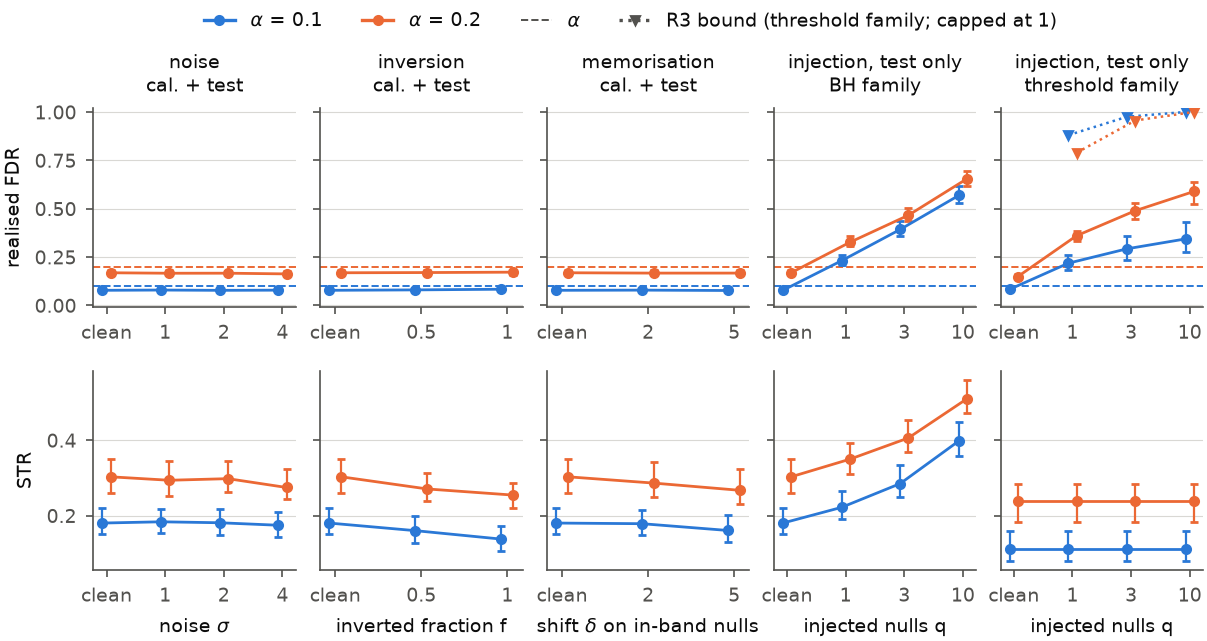

Here is the Python script that generated this plot:
#!/usr/bin/env python
"""Fig. 5 -- E4 stress tests on CF-TON (fused CRC-BH, M_fuse seed 0 trained on clean scores): realised FDR (top) and
STR (bottom) under s_LLM corruption applied to calibration AND test incidents (Gaussian noise sigma, inversion of a
fraction f, GT-dependent memorisation +delta on in-band nulls) and under TEST-ONLY injection of q nulls at the top
score (BH family vs score-threshold family, with the Remark R3 bound). Owner: P2-G.

  .venv/bin/python -I P2_CertiChain/figures/fig5_stress.py
"""
from __future__ import annotations

import sys
from pathlib import Path

import numpy as np
import polars as pl

sys.path.insert(0, str(Path(__file__).resolve().parent))
import _style as S  # noqa: E402
from certichain.eval import experiments as X  # noqa: E402

BASE = "S_TON.fuse_s0"
ALPHAS = (0.1, 0.2)


def point(path: str, metric: str) -> tuple[float, float, float]:
    df = pl.read_parquet(Path(path) / "per_split.parquet")
    v = float(df[metric].mean())
    b = X.read_bootstrap(Path(path), "main")
    if b and metric in b["metrics"]:
        return v, b["metrics"][metric]["lo"], b["metrics"][metric]["hi"]
    return v, np.nan, np.nan


def main() -> None:
    S.setup()
    import matplotlib.pyplot as plt
    from matplotlib.lines import Line2D
    idx = X.collect("E4")
    n4 = S.numbers("E4")
    panels = [("noise", [0, 1, 2, 4], "noise $\\sigma$", "noise\ncal. + test"),
              ("invert", [0, 0.5, 1], "inverted fraction f", "inversion\ncal. + test"),
              ("memorise", [0, 2, 5], "shift $\\delta$ on in-band nulls", "memorisation\ncal. + test"),
              ("inject_bh", [0, 1, 3, 10], "injected nulls q", "injection, test only\nBH family"),
              ("inject_st", [0, 1, 3, 10], "injected nulls q", "injection, test only\nthreshold family")]
    fig, axes = plt.subplots(2, 5, figsize=(S.DCOL, 3.0), sharey="row")
    for c, (kind, grid, xlabel, title) in enumerate(panels):
        axes[0, c].set_title(title, fontsize=7)
        for a in ALPHAS:
            col = S.ALPHA_COLORS[a]
            for r, metric in enumerate(("fdr", "str_mean")):
                xs, ys, los, his, bnd = [], [], [], [], []
                for j, v in enumerate(grid):
                    meth = "crc_st" if kind == "inject_st" else "crc_bh"
                    if v == 0:
                        sub = idx.filter((pl.col("scorer_id") == BASE) & pl.col("test_scorer_id").is_null()
                                         & (pl.col("method") == meth) & ((pl.col("alpha") - a).abs() < 1e-9))
                    elif kind.startswith("inject"):
                        sub = idx.filter((pl.col("scorer_id") == BASE) & (pl.col("test_scorer_id") == f"{BASE}__E4-inject-{v}")
                                         & (pl.col("method") == meth) & ((pl.col("alpha") - a).abs() < 1e-9))
                    else:
                        sub = idx.filter((pl.col("scorer_id") == f"{BASE}__E4-{kind}-{v:g}") & (pl.col("method") == meth)
                                         & ((pl.col("alpha") - a).abs() < 1e-9))
                    if not sub.height:
                        continue
                    m, lo, hi = point(sub["path"][0], metric)
                    xs.append(j)
                    ys.append(m)
                    los.append(lo)
                    his.append(hi)
                    if kind == "inject_st" and v > 0 and metric == "fdr":
                        e = n4.get(f"cf_ton|inject-{v}|crc_st|a={a}|r3_bound")
                        bnd.append((j, e["value"] if e else np.nan))
                ax = axes[r, c]
                xs, ys, los, his = map(np.asarray, (xs, ys, los, his))
                off = (-0.07 if a == 0.1 else 0.07)
                ax.errorbar(xs + off, ys, yerr=[ys - los, his - ys], fmt="-o", color=col, ms=3, lw=1.0, elinewidth=0.8,
                            capsize=1.5)
                if bnd:
                    bj, bv = zip(*bnd)
                    ax.plot(np.asarray(bj) + off, np.minimum(bv, 1.0), ls=":", marker="v", ms=3, color=col, lw=0.9)
                if r == 0:
                    S.alpha_line(ax, a, color=col)
        for r in range(2):
            ax = axes[r, c]
            ax.set_xticks(range(len(grid)))
            ax.set_xticklabels(["clean"] + [f"{g:g}" for g in grid[1:]], fontsize=7)
            ax.grid(axis="x", visible=False)
        axes[1, c].set_xlabel(xlabel, fontsize=7)
    axes[0, 0].set_ylabel("realised FDR")
    axes[1, 0].set_ylabel("STR")
    axes[0, 0].set_ylim(-0.01, 1.02)
    hs = [Line2D([], [], color=S.ALPHA_COLORS[a], marker="o", ms=3, label=f"$\\alpha$ = {a}") for a in ALPHAS]
    hs += [Line2D([], [], color=S.INK2, ls="--", lw=0.7, label="$\\alpha$"),
           Line2D([], [], color=S.INK2, ls=":", marker="v", ms=3, label="R3 bound (threshold family; capped at 1)")]
    fig.legend(handles=hs, loc="upper center", bbox_to_anchor=(0.5, 1.07), ncol=4, fontsize=7)
    fig.subplots_adjust(wspace=0.12, hspace=0.32)
    rows = []
    for k, v in n4.items():
        if k.endswith("|fdr") and v.get("value") is not None:
            rows.append(f"{k} = {v['value']:.3f}" + (f" [{v['ci'][0]:.3f}, {v['ci'][1]:.3f}]" if v.get("ci") else ""))
    cap = """Fig. 5 (E4 stress). Required facts (results/summary/E4_numbers.json): CF-TON, fused CRC-BH (M_fuse seed 0 trained on clean s_LLM, K = 150 calibration / 150 test incidents, 100 splits), alpha = 0.1 (blue) and 0.2 (orange), bars = 95% incident-pool bootstrap CIs (B = 1000 x 50 splits). Columns 1-3: corruption of s_LLM applied identically to calibration and test incidents (Gaussian noise sigma in {1, 2, 4}; sign inversion of a fraction f in {0.5, 1}; memorisation adversary +delta in {2, 5} on in-band null candidates, which uses the GT) -- validity is preserved (Theorem 1) and STR drops. Columns 4-5: test-only injection of q in {1, 3, 10} null candidates per test incident at the top score, calibration on clean incidents: BH family (CRC-BH) and score-threshold family (CRC-ST) with the Remark R3 bound alpha + E[min(1, q/max(|S'|, 1))] (dotted; it is nearly vacuous here because most incidents carry few claims). Measured cells:
""" + "\n".join(sorted(rows))
    S.save(fig, "fig5_stress", cap)
    print("fig5 written")


if __name__ == "__main__":
    main()
